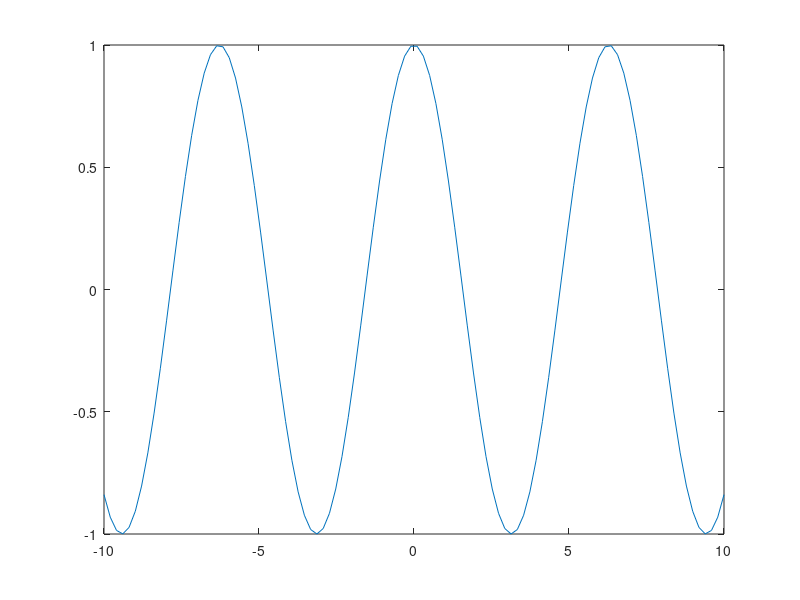

This figure's MATLAB source:
t = linspace(-10,10);
f=zeros(1, length(t));
T = 2*pi;
w0 = 2*pi/T;
for k=-100:1:100
    if k == 1
        ak = 1/2; 
    else if k == -1
        ak = 1/2;     
    else
        ak = 0;
    end
    end
    f=f+ak*exp(1i*k*w0.*t);
end
plot(t,f)